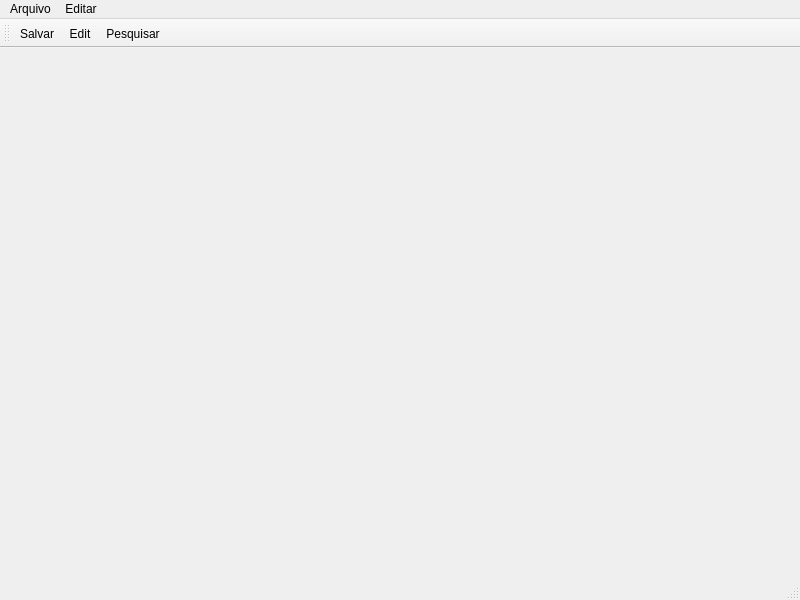
<?xml version="1.0" encoding="UTF-8"?>
<ui version="4.0">
 <class>MainWindow</class>
 <widget class="QMainWindow" name="MainWindow">
  <property name="geometry">
   <rect>
    <x>0</x>
    <y>0</y>
    <width>800</width>
    <height>600</height>
   </rect>
  </property>
  <property name="windowTitle">
   <string>MainWindow</string>
  </property>
  <widget class="QWidget" name="centralwidget"/>
  <widget class="QMenuBar" name="menubar">
   <property name="geometry">
    <rect>
     <x>0</x>
     <y>0</y>
     <width>800</width>
     <height>21</height>
    </rect>
   </property>
   <widget class="QMenu" name="menuArquivo">
    <property name="title">
     <string>Arquivo</string>
    </property>
    <widget class="QMenu" name="menuNovo_2">
     <property name="title">
      <string>Novo</string>
     </property>
     <addaction name="actionArquivo"/>
     <addaction name="actionProjeto_2"/>
    </widget>
    <addaction name="menuNovo_2"/>
    <addaction name="actionSalvar"/>
    <addaction name="actionEdit"/>
    <addaction name="separator"/>
    <addaction name="actionSair"/>
   </widget>
   <widget class="QMenu" name="menuEditar">
    <property name="title">
     <string>Editar</string>
    </property>
    <addaction name="actionPesquisar"/>
   </widget>
   <addaction name="menuArquivo"/>
   <addaction name="menuEditar"/>
  </widget>
  <widget class="QStatusBar" name="statusbar"/>
  <widget class="QToolBar" name="toolBar">
   <property name="windowTitle">
    <string>toolBar</string>
   </property>
   <attribute name="toolBarArea">
    <enum>TopToolBarArea</enum>
   </attribute>
   <attribute name="toolBarBreak">
    <bool>false</bool>
   </attribute>
   <addaction name="actionSalvar"/>
   <addaction name="actionEdit"/>
   <addaction name="actionPesquisar"/>
  </widget>
  <action name="actionSalvar">
   <property name="icon">
    <iconset>
     <normaloff>Ícones/batatas-fritas.png</normaloff>Ícones/batatas-fritas.png</iconset>
   </property>
   <property name="text">
    <string>Salvar</string>
   </property>
  </action>
  <action name="actionEdit">
   <property name="icon">
    <iconset>
     <normaloff>Ícones/entrega-de-alimentos.png</normaloff>Ícones/entrega-de-alimentos.png</iconset>
   </property>
   <property name="text">
    <string>Edit</string>
   </property>
  </action>
  <action name="actionSair">
   <property name="text">
    <string>Sair</string>
   </property>
  </action>
  <action name="actionPrograma">
   <property name="text">
    <string>Arquivo</string>
   </property>
  </action>
  <action name="actionProjeto">
   <property name="text">
    <string>Projeto</string>
   </property>
  </action>
  <action name="actionPesquisar">
   <property name="icon">
    <iconset>
     <normaloff>Ícones/restaurante.png</normaloff>Ícones/restaurante.png</iconset>
   </property>
   <property name="text">
    <string>Pesquisar</string>
   </property>
  </action>
  <action name="actionArquivo">
   <property name="text">
    <string>Arquivo</string>
   </property>
  </action>
  <action name="actionProjeto_2">
   <property name="text">
    <string>Projeto</string>
   </property>
  </action>
 </widget>
 <resources/>
 <connections/>
</ui>
